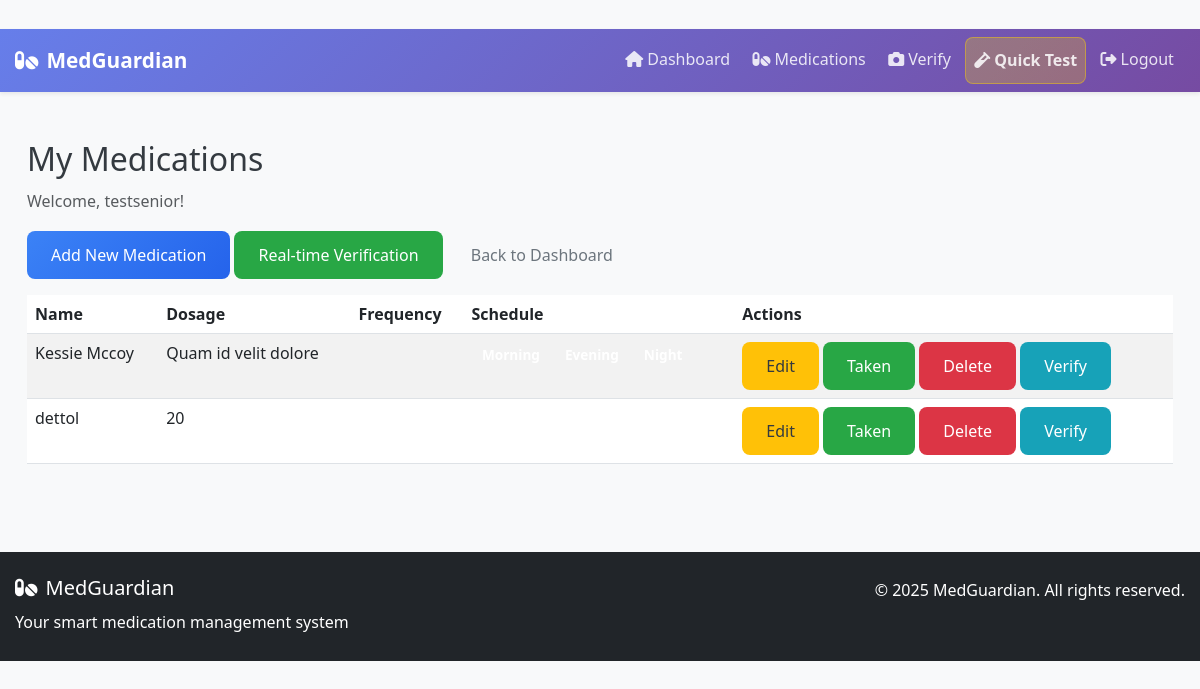
Screenshot of /medication/medications (signed in) with the database file from the repository.
### app/models/auth.py (models this page shows, shortened)
class User(UserMixin, BaseModel):
    __tablename__ = 'user'
    username = db.Column(db.String(100), nullable=False, unique=True, index=True)
    email = db.Column(db.String(100), nullable=False, unique=True, index=True)
    password_hash = db.Column(db.String(200))
    role = db.Column(db.String(20), nullable=False, default='senior', index=True)
    medications = db.relationship('Medication', backref='user', lazy=True, cascade='all, delete-orphan')

### app/models/medication.py (models this page shows, shortened)
class Medication(BaseModel):
    __tablename__ = 'medication'
    name = db.Column(db.String(100), nullable=False, index=True)
    dosage = db.Column(db.String(50), nullable=False)
    frequency = db.Column(db.String(50), nullable=False)
    instructions = db.Column(db.Text)
    user_id = db.Column(db.Integer, db.ForeignKey('user.id', ondelete='CASCADE'), nullable=False, index=True)
    morning = db.Column(db.Boolean, default=False)
    afternoon = db.Column(db.Boolean, default=False)
    evening = db.Column(db.Boolean, default=False)
    night = db.Column(db.Boolean, default=False)
    reminder_enabled = db.Column(db.Boolean, default=True)
    reminder_sound = db.Column(db.Boolean, default=True)
    reminder_voice = db.Column(db.Boolean, default=True)
    custom_reminder_times = db.Column(db.String(200))
    start_date = db.Column(db.Date, index=True)
    end_date = db.Column(db.Date, index=True)
    priority = db.Column(db.String(20), default='normal', index=True)
    custom_times = db.Column(db.String(200))  # JSON string for custom times
    barcode = db.Column(db.String(100), nullable=True, index=True)  # UPC/EAN/QR code
    reference_image_path = db.Column(db.String(500), nullable=True)  # Path to reference photo
    image_features = db.Column(db.Text, nullable=True)  # JSON: color histogram, shape features
    label_text = db.Column(db.Text, nullable=True)  # OCR extracted text from label
    reference_images = db.Column(db.Text, nullable=True)  # JSON: ["base64img1", "base64img2", ...]
    background_image = db.Column(db.Text, nullable=True)  # Background-only capture for subtraction
    ai_trained = db.Column(db.Boolean, default=False)  # True if user completed AI training

### app/routes/medication.py (the view)
@medication.route('/medications')
@login_required
def list_medications():
    medications = Medication.query.filter_by(user_id=current_user.id).all()
    return render_template('medication/list.html', medications=medications)

### app/templates/medication/list.html (shortened to what this page needs)
{% extends "base.html" %}
{% block content %}
<div class="container mt-4">
    <h2>My Medications</h2>
    <p class="text-muted">Welcome, {{ current_user.username }}!</p>
    <div class="mb-3">
        <a href="{{ url_for('medication.add_medication') }}" class="btn btn-primary">Add New Medication</a>
        <a href="{{ url_for('medication.realtime_verification') }}" class="btn btn-success ml-2">Real-time
            Verification</a>
        <a href="{{ url_for('main.dashboard') }}" class="btn btn-outline-secondary ml-2">Back to Dashboard</a>
    </div>
    {% if medications %}
    <table class="table table-striped table-hover">
        <thead class="thead-dark">
            <tr>
                <th>Name</th>
                <th>Dosage</th>
                <th>Frequency</th>
                <th>Schedule</th>
                <th>Actions</th>
            </tr>
        </thead>
        <tbody>
            {% for med in medications %}
            <tr>
                <td>{{ med.name }}</td>
                <td>{{ med.dosage }}</td>
                <td>{{ med.frequency }}</td>
                <td>
                    {% if med.morning %}<span class="badge badge-light">Morning</span>{% endif %}
                    {% if med.evening %}<span class="badge badge-light">Evening</span>{% endif %}
                    {% if med.night %}<span class="badge badge-light">Night</span>{% endif %}
                </td>
                <td>
                    <a href="{{ url_for('medication.edit_medication', medication_id=med.id) }}"
                        class="btn btn-sm btn-warning">Edit</a>
                    <form action="{{ url_for('medication.mark_taken', medication_id=med.id) }}" method="post"
                        style="display:inline;" class="taken-form" data-med-name="{{ med.name }}">
                        <button type="button" class="btn btn-sm btn-success taken-btn">Taken</button>
                    </form>
                    <form action="{{ url_for('medication.delete_medication', medication_id=med.id) }}" method="post"
                        style="display:inline;" class="delete-form" data-med-name="{{ med.name }}">
                        <button type="button" class="btn btn-sm btn-danger delete-btn">Delete</button>
                    </form>
                    <button class="btn btn-sm btn-info verify-btn" data-id="{{ med.id }}">Verify</button>
                </td>
            </tr>
            {% endfor %}
        </tbody>
    </table>
    {% else %}
    <div class="alert alert-secondary">
        You don't have any medications added yet.
        <a href="{{ url_for('medication.add_medication') }}" class="btn btn-sm btn-outline-primary ml-2">Add Your First
            Medication</a>
    </div>
    {% endif %}
</div>
{% endblock %}

### app/static/css/style.css (style rules this page uses)
:root { --primary-color: #667eea; --secondary-color: #764ba2; --success-color: #28a745; --warning-color: #ffc107; --danger-color: #dc3545; --info-color: #17a2b8; --light-color: #f8f9fa; --dark-color: #343a40; --font-family: 'Segoe UI', Tahoma, Geneva, Verdana, sans-serif; --senior-font-size: 1.125rem; --senior-font-size-large: 1.5rem; --senior-font-size-xlarge: 2rem; --high-contrast-bg: #ffffff; --high-contrast-text: #000000; }
* { margin: 0; padding: 0; box-sizing: border-box; }
body { font-family: var(--font-family); line-height: 1.8; color: var(--dark-color); background-color: var(--light-color); font-size: 16px; }
.container { max-width: 1200px; margin: 0 auto; padding: 0 15px; }
.mt-4 { margin-top: 1.5rem; }
.mb-3 { margin-bottom: 1rem; }
.btn { display: inline-block; padding: 0.75rem 1.5rem; font-weight: 500; text-align: center; text-decoration: none; border-radius: 0.375rem; border: none; cursor: pointer; transition: all 0.3s ease; min-height: 44px; }
.btn-primary { background-color: var(--primary-color); color: white; }
.btn-success { background-color: var(--success-color); color: white; }
.btn-info { background-color: var(--info-color); color: white; }
.btn-warning { background-color: var(--warning-color); color: var(--dark-color); }
.btn-danger { background-color: var(--danger-color); color: white; }
.badge { display: inline-block; padding: 0.35rem 0.65rem; font-size: 0.85rem; font-weight: 700; line-height: 1; text-align: center; white-space: nowrap; vertical-align: baseline; border-radius: 0.25rem; }

### app/static/css/camera_modal.css (style rules this page uses)
.btn { padding: 12px 24px; border: none; border-radius: 8px; font-size: 16px; font-weight: 500; cursor: pointer; transition: all 0.2s; display: inline-flex; align-items: center; justify-content: center; gap: 8px; }
.btn-primary { background: linear-gradient(135deg, #3b82f6, #2563eb); color: white; }

### rows the page displays
User: username "testsenior"
Medication: name "Kessie Mccoy", dosage "Quam id velit dolore"
Medication: name "dettol", dosage "20"
